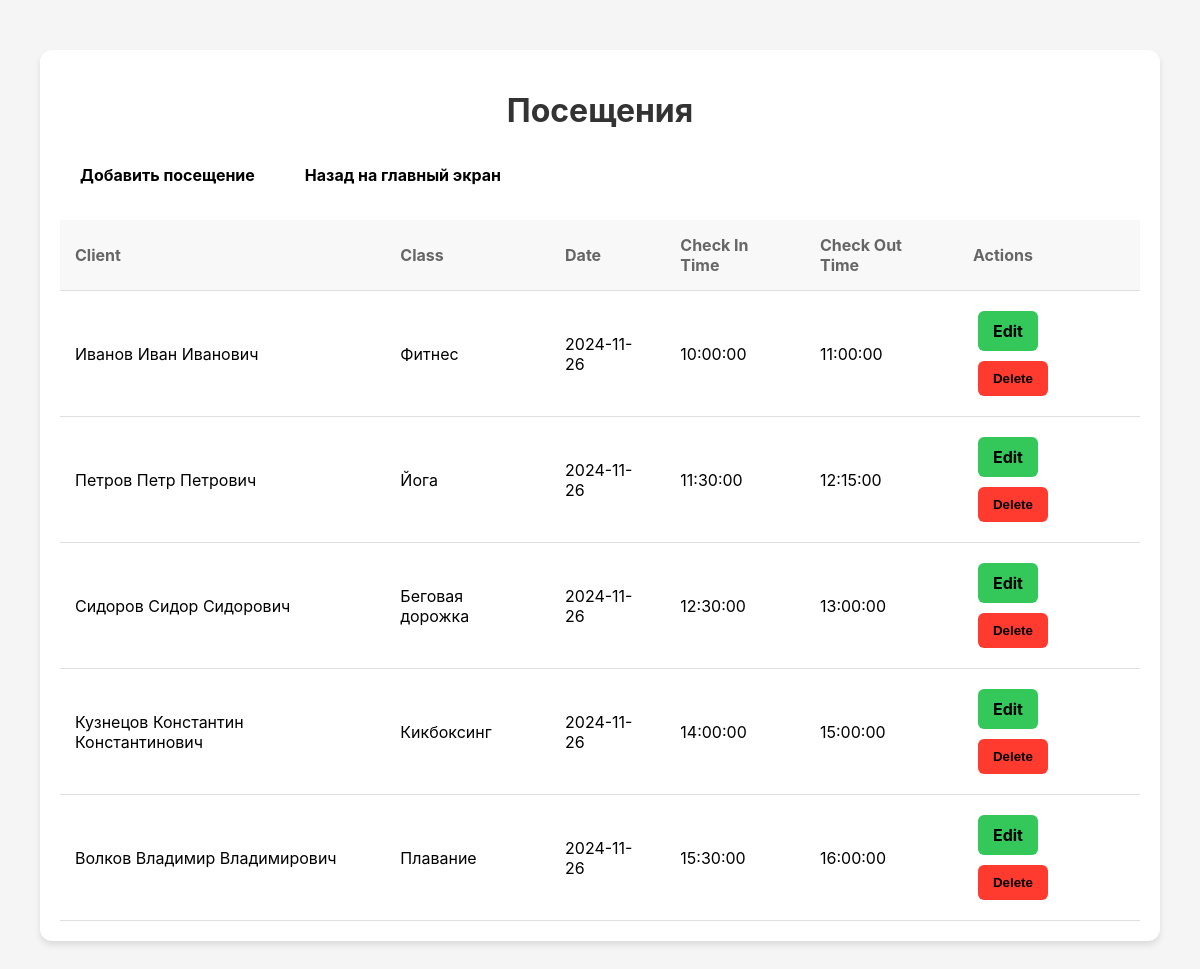
The page /view_attendance (signed in) on the database its author committed.
### models.py (models this page shows)
class Attendance(db.Model):
    __tablename__ = 'attendance'
    attendance_id = db.Column(db.Integer, primary_key=True)
    client_id = db.Column(db.Integer, db.ForeignKey('clients.client_id'), nullable=False)
    class_id = db.Column(db.Integer, db.ForeignKey('classes.class_id'), nullable=False)
    date = db.Column(db.Date, nullable=False)
    check_in_time = db.Column(db.Time, nullable=False)
    check_out_time = db.Column(db.Time, nullable=True)

class Client(db.Model):
    __tablename__ = 'clients'
    client_id = db.Column(db.Integer, primary_key=True)
    first_name = db.Column(db.String(50), nullable=False)
    last_name = db.Column(db.String(50), nullable=False)
    middle_name = db.Column(db.String(50), nullable=True)
    date_of_birth = db.Column(db.Date, nullable=False)
    phone_number = db.Column(db.String(15), nullable=False)
    email = db.Column(db.String(100), unique=True, nullable=False)
    city = db.Column(db.String(200), nullable=True)
    address = db.Column(db.String(200), nullable=True)
    membership_id = db.Column(db.Integer, db.ForeignKey('memberships.membership_id'), nullable=True)
    registration_date = db.Column(db.DateTime, default=datetime.utcnow, nullable=False)
    membership = db.relationship('Membership', backref='clients')
    attendances = db.relationship('Attendance', backref='client')
    payments = db.relationship('Payment', backref='clients')
    inventory_usages = db.relationship('ClientInventoryUsage', backref='client')

class Class(db.Model):
    __tablename__ = 'classes'
    class_id = db.Column(db.Integer, primary_key=True)
    name = db.Column(db.String(100), nullable=False)
    description = db.Column(db.Text, nullable=True)
    employee_id = db.Column(db.Integer, db.ForeignKey('employees.employee_id'), nullable=False)
    duration = db.Column(db.Integer, nullable=False)
    max_participants = db.Column(db.Integer, nullable=False)
    attendances = db.relationship('Attendance', backref='class_info')

### attendances.py (the view)
    @app.route("/view_attendance", methods=["GET"])
    def view_attendance():
        if 'user_id' not in session:
            return redirect(url_for('login'))
        attendances = Attendance.query.all()
        return render_template("view_attendance.html", attendances=attendances)

### attendances.py (called while the page is built)
def view_attendance(app):
    @app.route("/view_attendance", methods=["GET"])
    def view_attendance():
        if 'user_id' not in session:
            return redirect(url_for('login'))
        attendances = Attendance.query.all()
        return render_template("view_attendance.html", attendances=attendances)

### templates/view_attendance.html (shortened to what this page needs)
<!DOCTYPE html>
<html lang="en">
<head>
    <link rel="stylesheet" href="https://cdnjs.cloudflare.com/ajax/libs/font-awesome/6.0.0-beta3/css/all.min.css">
</head>
<body>
    <div class="container">
        <h1>Посещения</h1>
        <div class="btn-container">
            <a href="{{ url_for('add_attendance') }}" class="btn btn-primary">Добавить посещение</a>
            <a href="{{ url_for('dashboard') }}" class="btn btn-primary">Назад на главный экран</a>
        </div>
        <table>
            <tr>
                <th>Client</th>
                <th>Class</th>
                <th>Date</th>
                <th>Check In Time</th>
                <th>Check Out Time</th>
                <th>Actions</th>
            </tr>
            {% for attendance in attendances %}
            <tr>
                <td>{{ attendance.client.last_name }} {{ attendance.client.first_name }} {{ attendance.client.middle_name }}</td>
                <td>{{ attendance.class_info.name }}</td>
                <td>{{ attendance.date }}</td>
                <td>{{ attendance.check_in_time }}</td>
                <td>{{ attendance.check_out_time }}</td>
                <td>
                    <a href="{{ url_for('edit_attendance', attendance_id=attendance.attendance_id) }}" class="btn btn-success">Edit</a>
                    <form action="{{ url_for('delete_attendance', attendance_id=attendance.attendance_id) }}" method="POST">
                        <button type="submit" class="btn btn-danger" onclick="return confirm('Are you sure you want to delete this attendance?');">Delete</button>
                    </form>
                </td>
            </tr>
            {% endfor %}
        </table>
    </div>
</body>
</html>

### templates/view_attendance.html (style rules this page uses)
body { font-family: -apple-system, BlinkMacSystemFont, 'Segoe UI', Roboto, 'Helvetica Neue', Arial, sans-serif; background-color: #f5f5f5; margin: 0; padding: 0; }
.container { width: 90%; max-width: 1200px; margin: 50px auto; background: #fff; padding: 20px; box-shadow: 0 4px 6px rgba(0, 0, 0, 0.1); border-radius: 12px; }
h1 { color: #333; text-align: center; margin-bottom: 20px; }
.btn-container { display: flex; justify-content: flex-start; margin-bottom: 20px; gap: 10px; }
.btn { display: inline-block; padding: 10px 15px; margin: 5px; border: none; border-radius: 6px; cursor: pointer; text-decoration: none; color: #000000; font-weight: bold; }
.btn-primary { background-color: #ffffff; }
.btn-danger { background-color: #ff3b30; }
.btn-success { background-color: #34c759; }
table { width: 100%; border-collapse: collapse; margin-top: 20px; }
th, td { padding: 15px; text-align: left; border-bottom: 1px solid #e0e0e0; }
th { background-color: #f8f8f8; color: #666; }
form { display: inline; }

### rows shown on the page
Attendance: client.last_name "Иванов", client.first_name "Иван", client.middle_name "Иванович", class_info.name "Фитнес", date "2024-11-26", check_in_time "10:00:00", check_out_time "11:00:00"
Attendance: client.last_name "Петров", client.first_name "Петр", client.middle_name "Петрович", class_info.name "Йога", date "2024-11-26", check_in_time "11:30:00", check_out_time "12:15:00"
Attendance: client.last_name "Сидоров", client.first_name "Сидор", client.middle_name "Сидорович", class_info.name "Беговая дорожка", date "2024-11-26", check_in_time "12:30:00", check_out_time "13:00:00"
Attendance: client.last_name "Кузнецов", client.first_name "Константин", client.middle_name "Константинович", class_info.name "Кикбоксинг", date "2024-11-26", check_in_time "14:00:00", check_out_time "15:00:00"
Attendance: client.last_name "Волков", client.first_name "Владимир", client.middle_name "Владимирович", class_info.name "Плавание", date "2024-11-26", check_in_time "15:30:00", check_out_time "16:00:00"
